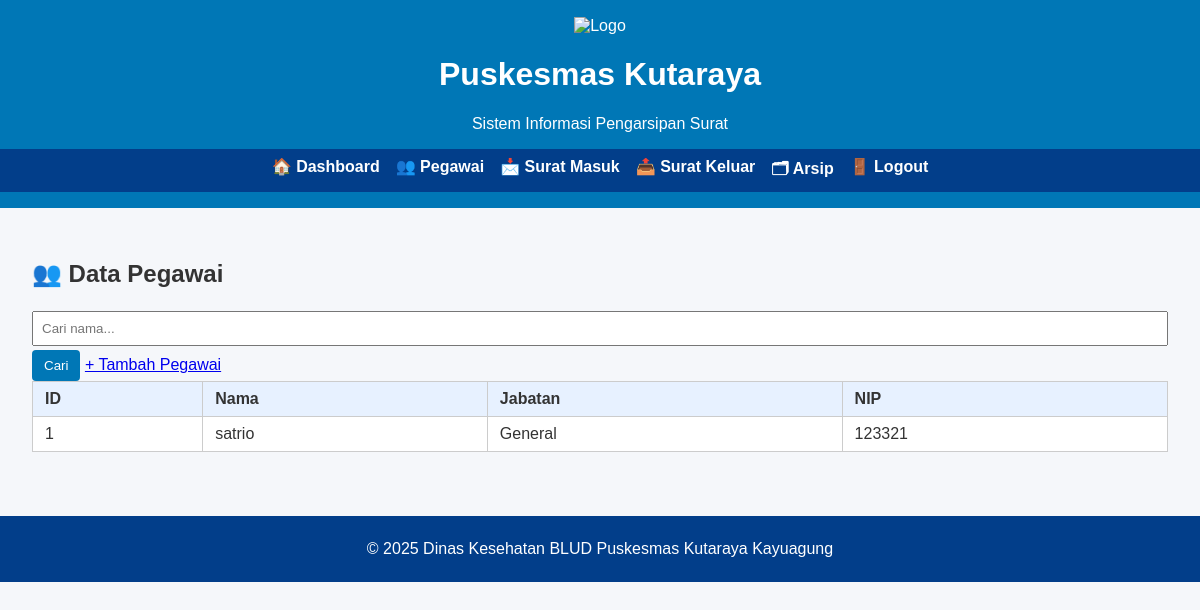
Page /pegawai (signed in) on the committed database.
### models.py (models this page shows)
class Employee(db.Model):
    __tablename__ = 'employees'
    id = db.Column(db.Integer, primary_key=True)
    nama = db.Column(db.String(150), nullable=False)
    jabatan = db.Column(db.String(150))
    nip = db.Column(db.String(50))
    created_at = db.Column(db.DateTime, default=datetime.utcnow)

### app.py (the view)
    @app.route('/pegawai')
    @login_required
    def pegawai_list():
        q = request.args.get('q','')
        if q:
            pegawais = Employee.query.filter(Employee.nama.ilike(f'%{q}%')).all()
        else:
            pegawais = Employee.query.all()
        return render_template('pegawai_list.html', pegawais=pegawais, q=q)

### templates/pegawai_list.html (shortened to what this page needs)
{% extends "base.html" %}
{% block content %}
<h2>👥 Data Pegawai</h2>
<form method="GET">
  <input type="text" name="q" placeholder="Cari nama..." value="{{ q }}">
  <button type="submit">Cari</button>
  <a href="{{ url_for('pegawai_add') }}">+ Tambah Pegawai</a>
</form>
<table border="1" cellpadding="5" cellspacing="0">
  <tr>
    <th>ID</th>
    <th>Nama</th>
    <th>Jabatan</th>
    <th>NIP</th>
  </tr>
  {% for p in pegawais %}
  <tr>
    <td>{{ p.id }}</td>
    <td>{{ p.nama }}</td>
    <td>{{ p.jabatan }}</td>
    <td>{{ p.nip }}</td>
  </tr>
  {% else %}
  <tr><td colspan="4">Belum ada data pegawai</td></tr>
  {% endfor %}
</table>
{% endblock %}

### static/css/style.css (style rules this page uses)
body { font-family: Arial, sans-serif; margin: 0; background-color: #f5f7fa; color: #333; }
table { width: 100%; border-collapse: collapse; background: white; }
th, td { padding: 8px 12px; border: 1px solid #ccc; }
th { background: #e7f1ff; text-align: left; }
input[type=text], input[type=date], input[type=file], select, textarea { width: 100%; padding: 8px; margin: 4px 0; box-sizing: border-box; }
button, a.button { background: #0077b6; color: white; padding: 8px 12px; border: none; border-radius: 4px; cursor: pointer; text-decoration: none; }

### rows in the picture
Employee: id "1", nama "satrio", jabatan "General", nip "123321"
